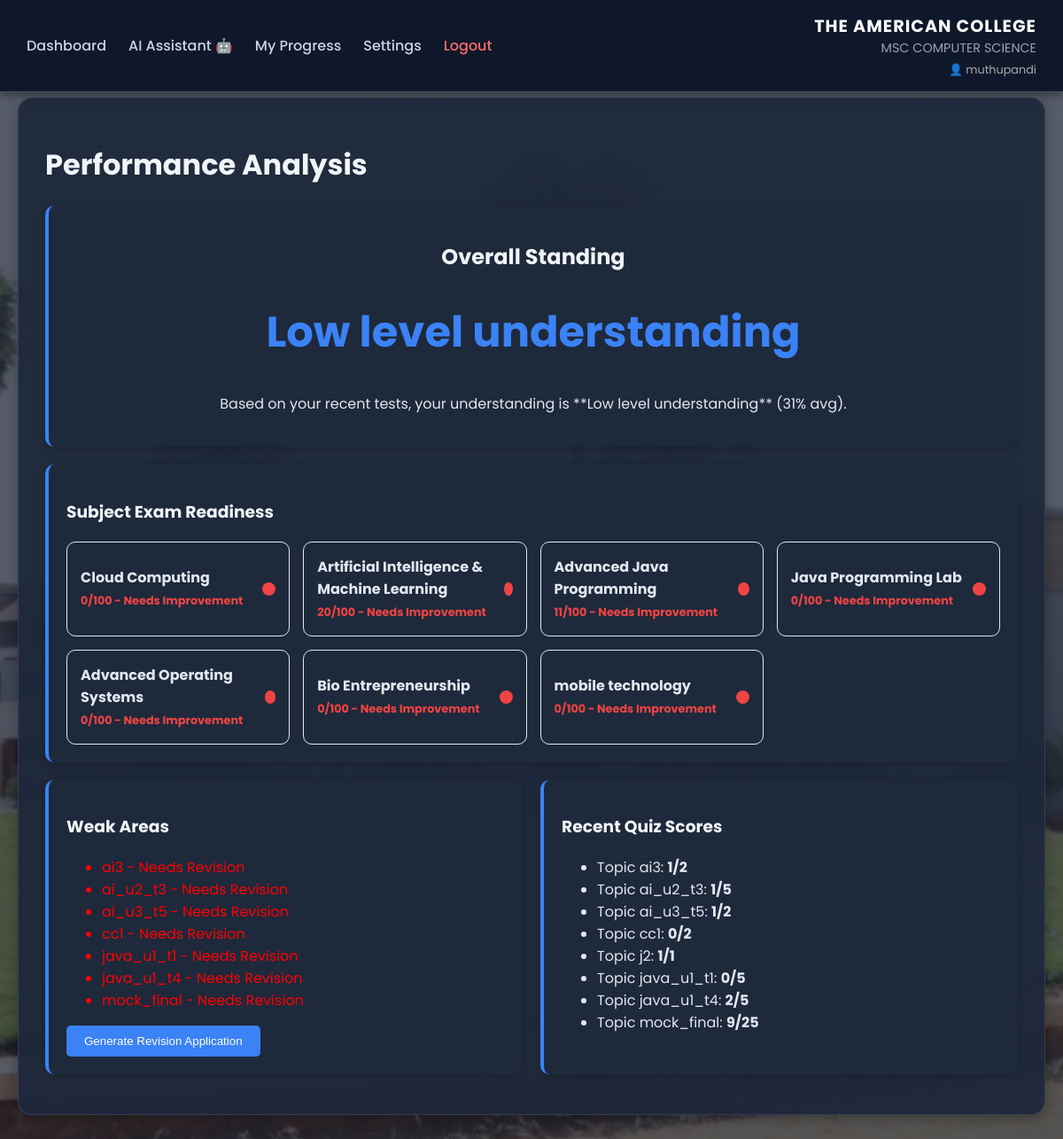
/analysis (signed in), run on the app's committed database.
### tables this page shows
CREATE TABLE quiz_scores (
            id INTEGER PRIMARY KEY AUTOINCREMENT,
            username TEXT,
            topic_id TEXT,
            score INTEGER,
            total INTEGER,
            timestamp TEXT,
            UNIQUE(username, topic_id)
        );

### app.py (the view)
@app.route('/analysis')
def analysis():
    if 'user' not in session: return redirect(url_for('index'))
    progress = get_student_progress(user_id(session['user']))
    scores_map = progress.get('quiz_scores', {})
    scores = []
    for tid, data in scores_map.items():
        d = data.copy()
        d['topic_id'] = tid
        scores.append(d)
    analysis_result = ai.analyze_performance(scores)
    subjects_data = []
    syllabus = get_syllabus()
    topics_completed = progress.get('topics_completed', [])
    quiz_scores_map = progress.get('quiz_scores', {})
    for subj in syllabus.get('subjects', []):
        subj_total = 0
        subj_completed = 0
        subj_score_sum = 0
        subj_quizzes = 0
        for unit in subj.get('units', []):
            for t in unit.get('topics', []):
                subj_total += 1
                if t['id'] in topics_completed: subj_completed += 1
                if t['id'] in quiz_scores_map:
                    qs = quiz_scores_map[t['id']]
                    if qs['total'] > 0:
                        subj_score_sum += (qs['score'] / qs['total']) * 100
                        subj_quizzes += 1
        coverage_score = (subj_completed / subj_total * 50) if subj_total > 0 else 0
        perf_score = (subj_score_sum / subj_quizzes * 0.5) if subj_quizzes > 0 else 0
        readiness_score = int(coverage_score + perf_score)
        status = "Needs Improvement"
        status_color = "#ef4444"
        if readiness_score >= 80: status, status_color = "Exam Ready", "#22c55e"
        elif readiness_score >= 60: status, status_color = "Moderate", "#f59e0b"
        subjects_data.append({**subj, "readiness": readiness_score, "status": status, "status_color": status_color})
    return render_template('analysis.html',
                           analysis=analysis_result,
                           scores=progress.get('quiz_scores', {}),
                           subjects=subjects_data)

### ai_engine.py (called while the page is built)
    def analyze_performance(self, scores_data):
        total_score = sum(s['score'] for s in scores_data)
        total_possible = sum(s['total'] for s in scores_data)
        avg_percent = (total_score / total_possible * 100) if total_possible > 0 else 0
        level = "Excellent" if avg_percent >= 60 else "Low level understanding"
        return {
            "level": level,
            "feedback": f"Based on your recent tests, your understanding is **{level}** ({int(avg_percent)}% avg).",
            "weak_topics": [s.get('topic_id', 'Unknown') for s in scores_data if s['score'] < s['total']*0.6]
        }

### app.py (called while the page is built)
def get_syllabus():
    return load_json('syllabus.json')

def user_id(user_obj):
    return user_obj.get('info_username', 'student') # Setup in login

### data_manager.py (called while the page is built)
def get_db_connection():
    conn = sqlite3.connect(DB_PATH)
    conn.row_factory = sqlite3.Row
    return conn

def load_json(filename):
    filepath = os.path.join(DATA_DIR, filename)
    if not os.path.exists(filepath):
        return {}
    with open(filepath, 'r') as f:
        try:
            return json.load(f)
        except json.JSONDecodeError:
            return {}

def get_student_progress(username):
    conn = get_db_connection()
    completed_rows = conn.execute('SELECT topic_id FROM topics_completed WHERE username = ?', (username,)).fetchall()
    topics_completed = [row['topic_id'] for row in completed_rows]
    score_rows = conn.execute('SELECT topic_id, score, total, timestamp FROM quiz_scores WHERE username = ?', (username,)).fetchall()
    quiz_scores = {}
    for row in score_rows:
        quiz_scores[row['topic_id']] = {
            "topic_id": row['topic_id'],
            "score": row['score'],
            "total": row['total'],
            "timestamp": row['timestamp']
        }
    conn.close()
    return {
        "topics_completed": topics_completed,
        "quiz_scores": quiz_scores,
        "syllabus_coverage": 0,
        "test_history": []
    }

### templates/analysis.html
{% extends "base.html" %}
{% block content %}
<div class="glass-panel">
    <h1>Performance Analysis</h1>
    <div class="card" style="text-align: center;">
        <h2>Overall Standing</h2>
        <h1 style="font-size: 3rem; color: var(--primary);">{{ analysis.level }}</h1>
        <p>{{ analysis.feedback }}</p>
    </div>
    <div class="card" style="margin-top: 20px;">
        <h3>Subject Exam Readiness</h3>
        <div
            style="display: grid; grid-template-columns: repeat(auto-fit, minmax(200px, 1fr)); gap: 15px; margin-top: 10px;">
            {% for subject in subjects %}
            <div
                style="border: 1px solid #e2e8f0; padding: 15px; border-radius: 10px; display: flex; justify-content: space-between; align-items: center;">
                <div>
                    <b style="font-size: 1rem;">{{ subject.name }}</b><br>
                    <span style="color: {{ subject.status_color }}; font-weight: bold; font-size: 0.8rem;">{{
                        subject.readiness }}/100 - {{ subject.status }}</span>
                </div>
                <div style="width: 15px; height: 15px; border-radius: 50%; background: {{ subject.status_color }};">
                </div>
            </div>
            {% endfor %}
        </div>
    </div>
    <div style="display: flex; flex-wrap: wrap; gap: 20px; margin-top: 20px;">
        <div class="card" style="flex: 1;">
            <h3>Weak Areas</h3>
            {% if analysis.weak_topics %}
            <ul>
                {% for weak in analysis.weak_topics %}
                <li style="color: red;">{{ weak }} - Needs Revision</li>
                {% endfor %}
            </ul>
            <button class="btn">Generate Revision Application</button>
            {% else %}
            <p style="color: green;">No major weak areas detected! Keep it up.</p>
            {% endif %}
        </div>
        <div class="card" style="flex: 1;">
            <h3>Recent Quiz Scores</h3>
            {% if scores %}
            <ul>
                {% for tid, record in scores.items() %}
                <li>Topic {{ tid }}: <b>{{ record.score }}/{{ record.total }}</b></li>
                {% endfor %}
            </ul>
            {% else %}
            <p>No tests taken yet.</p>
            {% endif %}
        </div>
    </div>
</div>
{% endblock %}

### static/css/style.css (style rules this page uses)
:root { --college-dark: #0f172a; --college-blue: #1e293b; --accent: #3b82f6; --highlight: #f43f5e; --bg-light: #0f172a; --text-dark: #e2e8f0; --glass: rgba(30, 41, 59, 0.95); --primary: #3b82f6; --card-bg: #1e293b; --input-bg: #334155; --border-color: #475569; }
body { margin: 0; font-family: 'Poppins', sans-serif; background: linear-gradient(rgba(15, 23, 42, 0.7), rgba(15, 23, 42, 0.7)), url('/static/images/campus_bg.jpg') no-repeat center center fixed; background-size: cover; min-height: 100vh; color: var(--text-dark); }
.glass-panel { background: var(--glass); border-radius: 16px; padding: 30px; box-shadow: 0 4px 15px rgba(0, 0, 0, 0.3); border: 1px solid rgba(255, 255, 255, 0.1); }
.btn { padding: 10px 20px; background: var(--accent); color: white; border: none; border-radius: 5px; cursor: pointer; text-decoration: none; display: inline-block; transition: background 0.3s; }
.card { background: var(--card-bg); padding: 20px; border-radius: 10px; margin-bottom: 15px; box-shadow: 0 2px 8px rgba(0, 0, 0, 0.2); border-left: 4px solid var(--accent); color: var(--text-dark); }
h1, h2, h3, h4, h5, h6 { color: #f1f5f9; }

### data on the page
quiz_scores: topic "ai3", score "1", total "2"
quiz_scores: topic "ai_u2_t3", score "1", total "5"
quiz_scores: topic "ai_u3_t5", score "1", total "2"
quiz_scores: topic "cc1", score "0", total "2"
quiz_scores: topic "java_u1_t1", score "0", total "5"
quiz_scores: topic "java_u1_t4", score "2", total "5"
quiz_scores: topic "mock_final", score "9", total "25"
quiz_scores: topic "j2", score "1", total "1"

### other printed values
{{ session.get('user')['name'] }} "muthupandi"
{{ analysis.level }} "Low level understanding"
{{ analysis.feedback }} "Based on your recent tests, your understanding is **Low level understanding** (31% avg)."
{{ subject.name }} "Cloud Computing" "Artificial Intelligence & Machine Learning" "Advanced Java Programming" "Java Programming Lab" "Advanced Operating Systems" "Bio Entrepreneurship" "mobile technology"
{{ subject.readiness }} "0" "20" "11" "0" "0" "0" "0"
{{ subject.status }} "Needs Improvement" "Needs Improvement" "Needs Improvement" "Needs Improvement" "Needs Improvement" "Needs Improvement" "Needs Improvement"
